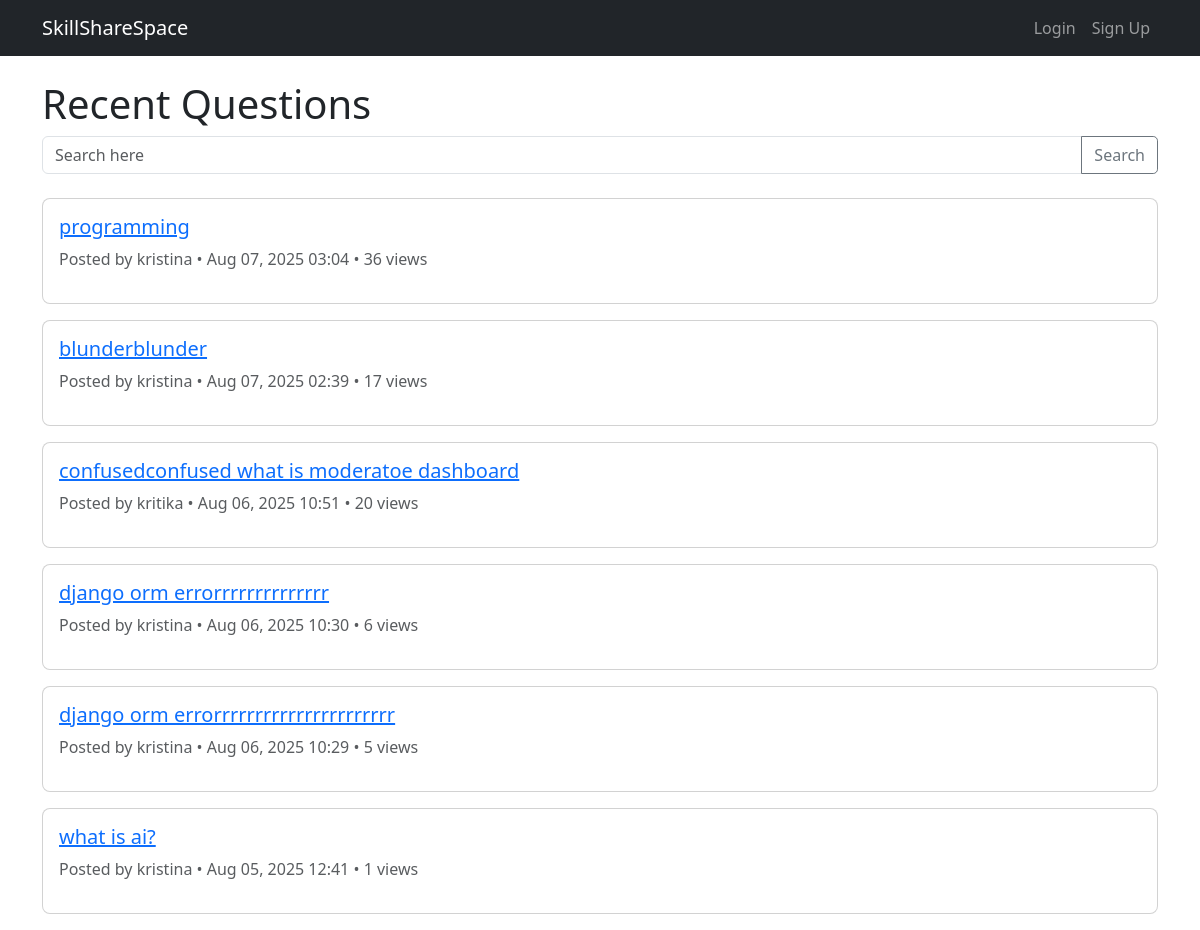
The app's page /, older data.
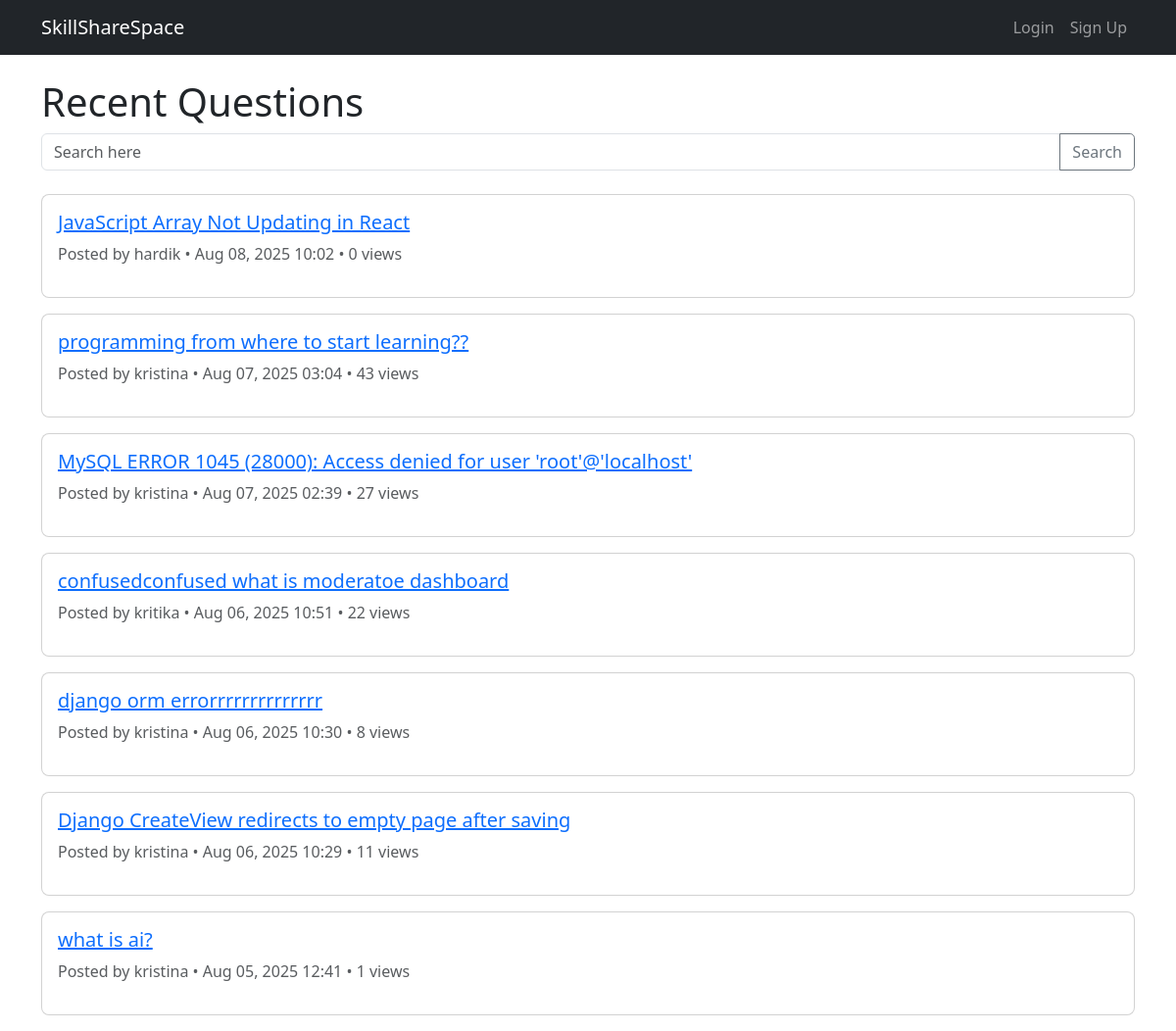
The same page, newer data.
### skillsharespace_app/models.py (models this page shows, shortened)
class Question(models.Model):
    title = models.CharField(max_length=255)
    body = models.TextField()
    created_at = models.DateTimeField(default=timezone.now)
    updated_at = models.DateTimeField(auto_now=True)
    author = models.ForeignKey(User, on_delete=models.CASCADE)
    approved = models.BooleanField(default=False)
    views = models.PositiveIntegerField(default=0)

### skillsharespace_app/views.py (the view)
# urls.py: path('', views.QuestionListView.as_view(), name='question-list'),
class QuestionListView(ListView):
    model = Question
    context_object_name = 'questions'
    template_name = 'qa/question_list.html'
    def get_queryset(self):
        query = self.request.GET.get('q')
        user = self.request.user
        if user.is_authenticated:
            if user.is_staff:
                qs = Question.objects.all()
            else:
                qs = Question.objects.filter(Q(approved=True) | Q(author=user))
        else:
            qs = Question.objects.filter(approved=True)
        if query:
            qs = qs.filter(Q(title__icontains=query) | Q(body__icontains=query))
        return qs.order_by('-created_at')

### templates/qa/question_list.html (shortened to what this page needs)
{% extends 'qa/base.html' %}
{% block content %}
<h1>Recent Questions</h1>
<form method="get" class="mb-4">
    <div class="input-group">
        <input type="text" name="q" placeholder="Search here" value="{{ request.GET.q }}" class="form-control">
        <button class="btn btn-outline-secondary" type="submit">Search</button>
    </div>
</form>
{% for question in questions %}
    <div class="card mb-3">
        <div class="card-body">
            <h5><a href="{% url 'question-detail' question.pk %}">{{ question.title }}</a></h5>
            <p class="text-muted">
                Posted by {{ question.author }} • {{ question.created_at|date:"M d, Y H:i" }} • {{ question.views }} views
            </p>
        </div>
    </div>
{% empty %}
    <p>No questions found.</p>
{% endfor %}
{% endblock %}

Row changes from the older to the newer data that the page shows:
added Question: title "JavaScript Array Not Updating in React", author "hardik", created_at "Aug 08, 2025 10:02", views "0"
changed Question: title "programming" → "programming from where to start learning??"; views "36" → "43"
changed Question: title "blunderblunder" → "MySQL ERROR 1045 (28000): Access denied for user 'root'@'localhost'"; views "17" → "27"
changed Question "confusedconfused what is moderatoe dashboard": views "20" → "22"
changed Question "django orm errorrrrrrrrrrrrrr": views "6" → "8"
changed Question: title "django orm errorrrrrrrrrrrrrrrrrrrrrr" → "Django CreateView redirects to empty page after saving"; views "5" → "11"
